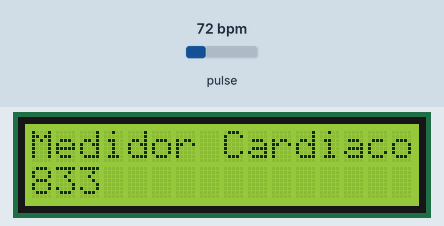
The sketch below on a simulated Arduino Uno, built with avr-gcc and run on an emulated ATmega328P. Parts: 16×2 character LCD. Inputs (shaded band) come from the test bench; at power-on: pulse 72 bpm. What the sketch prints to the serial monitor is not drawn.

Above: at 1.4 s.
1.5 s: pulse set to 42 bpm
At 2.6 s:
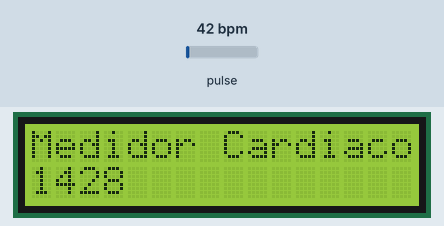
3.7 s: pulse set to 70 bpm
At 5.5 s:
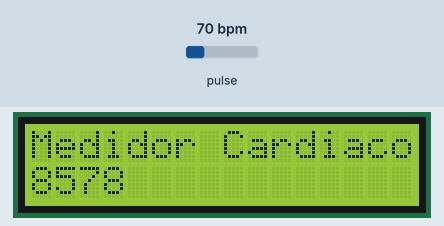
6.0 s: pulse set to 100 bpm
At 7.0 s:
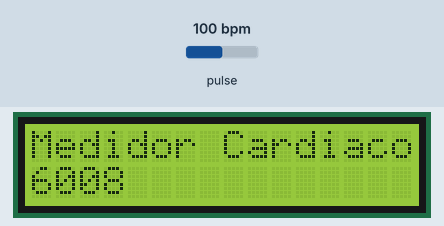
Timing chart, 0 to 9.0 s (numbered marks = the images above; inputs shaded):
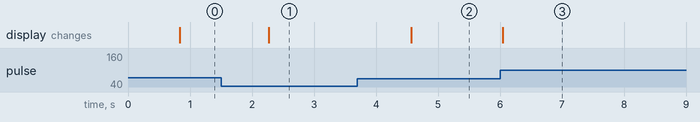

Measured:
- after the input at 1.5 s, the display: changes after 0.77 s (image 1)
- after the input at 3.7 s, the display: changes after 0.87 s (image 2)
- after the input at 6.0 s, the display: changes after 0.05 s (image 3)

The sketch:

Getting_BPM_to_Monitor.ino
```cpp
/*  Getting_BPM_to_Monitor prints the BPM to the Serial Monitor, using the least lines of code and PulseSensor Library.
 *  Tutorial Webpage: https://pulsesensor.com/pages/getting-advanced
 *
--------Use This Sketch To------------------------------------------
1) Displays user's live and changing BPM, Beats Per Minute, in Arduino's native Serial Monitor.
2) Print: "♥  A HeartBeat Happened !" when a beat is detected, live.
2) Learn about using a PulseSensor Library "Object".
4) Blinks LED on PIN 13 with user's Heartbeat.
--------------------------------------------------------------------*/

#define USE_ARDUINO_INTERRUPTS true    // Set-up low-level interrupts for most acurate BPM math.
#include <PulseSensorPlayground.h>
#include <LiquidCrystal.h>


//  Variables
const int PulseWire = 0;       // PulseSensor PURPLE WIRE connected to ANALOG PIN 0
       // The on-board Arduino LED, close to PIN 13.
int Threshold = 550;           // Determine which Signal to "count as a beat" and which to ignore.
                               // Use the "Gettting Started Project" to fine-tune Threshold Value beyond default setting.
                               // Otherwise leave the default "550" value.

const int rs = 12, en = 11, d4 = 5, d5 = 4, d6 = 3, d7 = 2; //Conexões do LCD
LiquidCrystal lcd(rs, en, d4, d5, d6, d7);


PulseSensorPlayground pulseSensor;  // Creates an instance of the PulseSensorPlayground object called "pulseSensor"


void setup() {
  lcd.begin(16,2); //Inicia LCD


  Serial.begin(9600);          // For Serial Monitor
  int attempts = 0;
  while (!Serial && attempts < 10) {//Verifica Conexão
    delay(500);
    attempts++;
  }


  // Configure the PulseSensor object, by assigning our variables to it.
  pulseSensor.analogInput(PulseWire);         //auto-magically blink Arduino's LED with heartbeat.
  pulseSensor.setThreshold(Threshold);

  // Double-check the "pulseSensor" object was created and "began" seeing a signal.
   if (pulseSensor.begin()) {
    Serial.println("We created a pulseSensor Object !");  //This prints one time at Arduino power-up,  or on Arduino reset.
  }
}


void loop() {


 int myBPM = pulseSensor.getInterBeatIntervalMs();  // Calls function on our pulseSensor object that returns BPM as an "int".
                                               // "myBPM" hold this BPM value now.


if (pulseSensor.sawStartOfBeat()) {            // Constantly test to see if "a beat happened".
 //Serial.println("♥  A HeartBeat Happened ! "); // If test is "true", print a message "a heartbeat happened".
 //Serial.print("BPM: ");                        // Print phrase "BPM: "
 //Serial.println(myBPM);
                 // Print the value inside of myBPM.

  lcd.setCursor(0,0);
  lcd.print("Medidor Cardiaco");
  lcd.setCursor(0,1);
  lcd.print(myBPM);
}

  delay(10);                    // considered best practice in a simple sketch.

}
```
